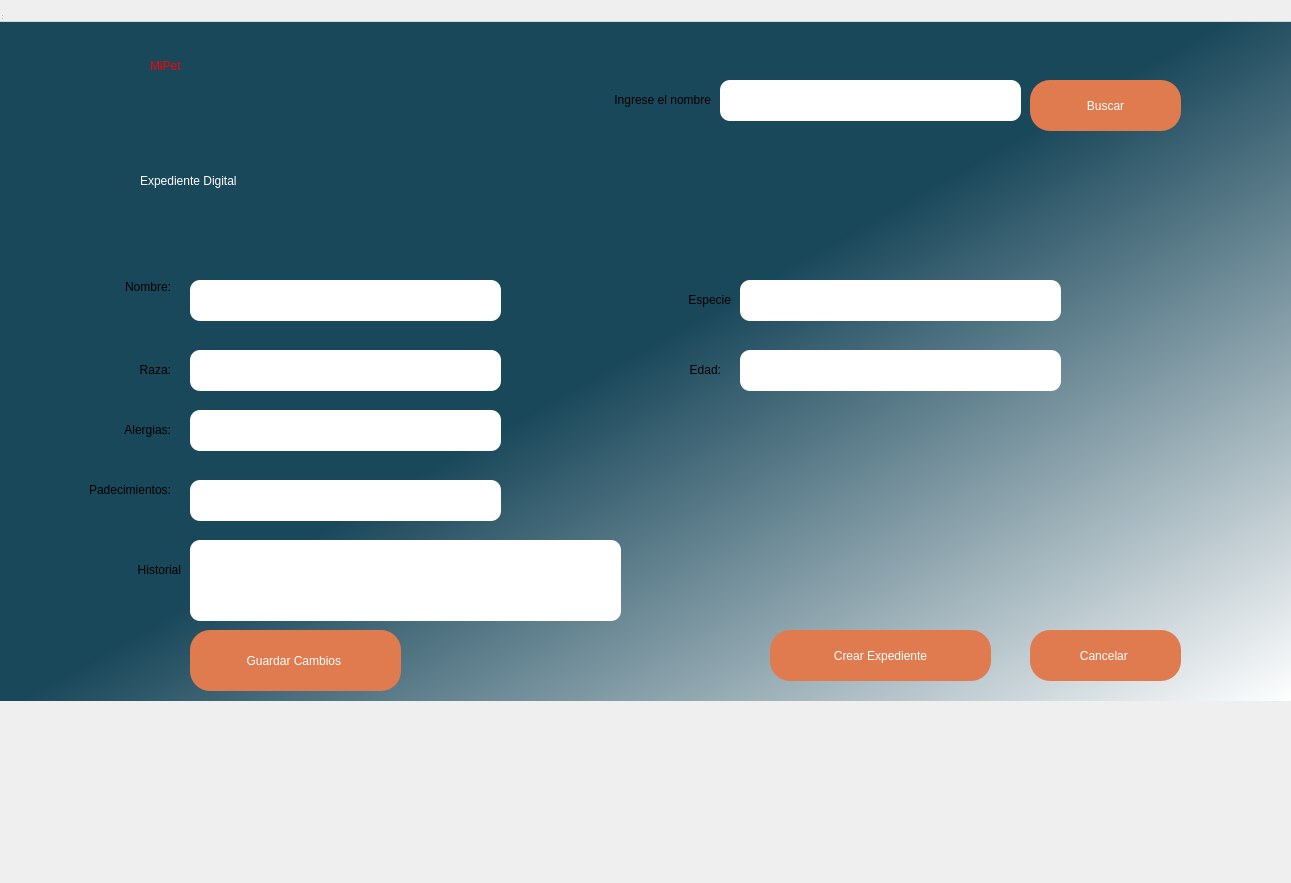
<?xml version="1.0" encoding="UTF-8"?>
<ui version="4.0">
 <class>ExpedienteDialog</class>
 <widget class="QDialog" name="ExpedienteDialog">
  <property name="geometry">
   <rect>
    <x>0</x>
    <y>0</y>
    <width>1291</width>
    <height>883</height>
   </rect>
  </property>
  <property name="windowTitle">
   <string>MainWindow</string>
  </property>
  <property name="styleSheet">
   <string notr="true">QWidget#centralwidget{
background-color: qlineargradient(spread:pad, x1:0.239, y1:0.295455, x2:1, y2:1, stop:0.308458 rgba(26, 72, 91, 255), stop:1 rgba(255, 255, 255, 255));
}</string>
  </property>
  <widget class="QWidget" name="centralwidget" native="true">
   <property name="geometry">
    <rect>
     <x>-10</x>
     <y>20</y>
     <width>1301</width>
     <height>681</height>
    </rect>
   </property>
   <widget class="QLabel" name="label">
    <property name="geometry">
     <rect>
      <x>160</x>
      <y>0</y>
      <width>281</width>
      <height>91</height>
     </rect>
    </property>
    <property name="styleSheet">
     <string notr="true">font: 36pt &quot;MS Shell Dlg 2&quot;;
color:red;</string>
    </property>
    <property name="text">
     <string>MiPet</string>
    </property>
   </widget>
   <widget class="QLabel" name="label_3">
    <property name="geometry">
     <rect>
      <x>-60</x>
      <y>260</y>
      <width>241</width>
      <height>41</height>
     </rect>
    </property>
    <property name="styleSheet">
     <string notr="true">font: 16pt &quot;MS Shell Dlg 2&quot;;</string>
    </property>
    <property name="text">
     <string>&lt;html&gt;&lt;head/&gt;&lt;body&gt;&lt;p align=&quot;right&quot;&gt;Nombre:&lt;/p&gt;&lt;p align=&quot;right&quot;&gt;&lt;br/&gt;&lt;/p&gt;&lt;/body&gt;&lt;/html&gt;</string>
    </property>
   </widget>
   <widget class="QLabel" name="label_4">
    <property name="geometry">
     <rect>
      <x>-150</x>
      <y>380</y>
      <width>331</width>
      <height>61</height>
     </rect>
    </property>
    <property name="styleSheet">
     <string notr="true">font: 16pt &quot;MS Shell Dlg 2&quot;;</string>
    </property>
    <property name="text">
     <string>&lt;html&gt;&lt;head/&gt;&lt;body&gt;&lt;p align=&quot;right&quot;&gt;Alergias:&lt;/p&gt;&lt;/body&gt;&lt;/html&gt;</string>
    </property>
   </widget>
   <widget class="QLineEdit" name="lineEdit">
    <property name="geometry">
     <rect>
      <x>200</x>
      <y>260</y>
      <width>311</width>
      <height>41</height>
     </rect>
    </property>
    <property name="styleSheet">
     <string notr="true">border-radius:10px;
font: 16pt &quot;MS Shell Dlg 2&quot;;</string>
    </property>
   </widget>
   <widget class="QLineEdit" name="lineEdit_2">
    <property name="geometry">
     <rect>
      <x>200</x>
      <y>390</y>
      <width>311</width>
      <height>41</height>
     </rect>
    </property>
    <property name="styleSheet">
     <string notr="true">border-radius:10px;
font: 16pt &quot;MS Shell Dlg 2&quot;;</string>
    </property>
    <property name="echoMode">
     <enum>QLineEdit::Normal</enum>
    </property>
   </widget>
   <widget class="QPushButton" name="pushButton">
    <property name="geometry">
     <rect>
      <x>780</x>
      <y>610</y>
      <width>221</width>
      <height>51</height>
     </rect>
    </property>
    <property name="styleSheet">
     <string notr="true">font: 16pt &quot;MS Shell Dlg 2&quot;;
background-color: rgb(224, 123, 79);
border-radius:20px;
color: white;</string>
    </property>
    <property name="text">
     <string>Crear Expediente</string>
    </property>
   </widget>
   <widget class="QPushButton" name="pushButton_2">
    <property name="geometry">
     <rect>
      <x>1040</x>
      <y>610</y>
      <width>151</width>
      <height>51</height>
     </rect>
    </property>
    <property name="styleSheet">
     <string notr="true">border-radius:20px;
background-color: rgb(224, 123, 79);
font: 16pt &quot;MS Shell Dlg 2&quot;;
color: white;</string>
    </property>
    <property name="text">
     <string>Cancelar </string>
    </property>
   </widget>
   <widget class="QLabel" name="label_6">
    <property name="geometry">
     <rect>
      <x>-70</x>
      <y>-10</y>
      <width>261</width>
      <height>131</height>
     </rect>
    </property>
    <property name="styleSheet">
     <string notr="true">image: url(:/login/Imagen2.jpg)</string>
    </property>
    <property name="text">
     <string/>
    </property>
   </widget>
   <widget class="QLabel" name="label_8">
    <property name="geometry">
     <rect>
      <x>410</x>
      <y>250</y>
      <width>331</width>
      <height>61</height>
     </rect>
    </property>
    <property name="styleSheet">
     <string notr="true">font: 16pt &quot;MS Shell Dlg 2&quot;;</string>
    </property>
    <property name="text">
     <string>&lt;html&gt;&lt;head/&gt;&lt;body&gt;&lt;p align=&quot;right&quot;&gt;Especie&lt;/p&gt;&lt;/body&gt;&lt;/html&gt;</string>
    </property>
   </widget>
   <widget class="QLabel" name="label_9">
    <property name="geometry">
     <rect>
      <x>400</x>
      <y>320</y>
      <width>331</width>
      <height>61</height>
     </rect>
    </property>
    <property name="styleSheet">
     <string notr="true">font: 16pt &quot;MS Shell Dlg 2&quot;;</string>
    </property>
    <property name="text">
     <string>&lt;html&gt;&lt;head/&gt;&lt;body&gt;&lt;p align=&quot;right&quot;&gt;Edad:&lt;/p&gt;&lt;/body&gt;&lt;/html&gt;</string>
    </property>
   </widget>
   <widget class="QLineEdit" name="lineEdit_3">
    <property name="geometry">
     <rect>
      <x>750</x>
      <y>260</y>
      <width>321</width>
      <height>41</height>
     </rect>
    </property>
    <property name="styleSheet">
     <string notr="true">border-radius:10px;
font: 16pt &quot;MS Shell Dlg 2&quot;;</string>
    </property>
    <property name="echoMode">
     <enum>QLineEdit::Normal</enum>
    </property>
   </widget>
   <widget class="QLineEdit" name="lineEdit_4">
    <property name="geometry">
     <rect>
      <x>750</x>
      <y>330</y>
      <width>321</width>
      <height>41</height>
     </rect>
    </property>
    <property name="styleSheet">
     <string notr="true">border-radius:10px;
font: 16pt &quot;MS Shell Dlg 2&quot;;</string>
    </property>
    <property name="echoMode">
     <enum>QLineEdit::Normal</enum>
    </property>
   </widget>
   <widget class="QLabel" name="label_11">
    <property name="geometry">
     <rect>
      <x>-150</x>
      <y>440</y>
      <width>331</width>
      <height>61</height>
     </rect>
    </property>
    <property name="styleSheet">
     <string notr="true">font: 16pt &quot;MS Shell Dlg 2&quot;;</string>
    </property>
    <property name="text">
     <string>&lt;html&gt;&lt;head/&gt;&lt;body&gt;&lt;p align=&quot;right&quot;&gt;Padecimientos:&lt;/p&gt;&lt;/body&gt;&lt;/html&gt;</string>
    </property>
   </widget>
   <widget class="QLineEdit" name="lineEdit_6">
    <property name="geometry">
     <rect>
      <x>200</x>
      <y>460</y>
      <width>311</width>
      <height>41</height>
     </rect>
    </property>
    <property name="styleSheet">
     <string notr="true">border-radius:10px;
font: 16pt &quot;MS Shell Dlg 2&quot;;</string>
    </property>
    <property name="echoMode">
     <enum>QLineEdit::Normal</enum>
    </property>
   </widget>
   <widget class="QLabel" name="label_12">
    <property name="geometry">
     <rect>
      <x>-140</x>
      <y>520</y>
      <width>331</width>
      <height>61</height>
     </rect>
    </property>
    <property name="styleSheet">
     <string notr="true">font: 16pt &quot;MS Shell Dlg 2&quot;;</string>
    </property>
    <property name="text">
     <string>&lt;html&gt;&lt;head/&gt;&lt;body&gt;&lt;p align=&quot;right&quot;&gt;Historial&lt;/p&gt;&lt;/body&gt;&lt;/html&gt;</string>
    </property>
   </widget>
   <widget class="QLabel" name="label_7">
    <property name="geometry">
     <rect>
      <x>150</x>
      <y>120</y>
      <width>851</width>
      <height>81</height>
     </rect>
    </property>
    <property name="styleSheet">
     <string notr="true">color:white;
font: 22pt &quot;MS Shell Dlg 2&quot;;

font: 22pt &quot;MS Shell Dlg 2&quot;;</string>
    </property>
    <property name="text">
     <string>Expediente Digital</string>
    </property>
   </widget>
   <widget class="QLabel" name="label_10">
    <property name="geometry">
     <rect>
      <x>-60</x>
      <y>330</y>
      <width>241</width>
      <height>41</height>
     </rect>
    </property>
    <property name="styleSheet">
     <string notr="true">font: 16pt &quot;MS Shell Dlg 2&quot;;</string>
    </property>
    <property name="text">
     <string>&lt;html&gt;&lt;head/&gt;&lt;body&gt;&lt;p align=&quot;right&quot;&gt;Raza:&lt;/p&gt;&lt;/body&gt;&lt;/html&gt;</string>
    </property>
   </widget>
   <widget class="QLineEdit" name="lineEdit_5">
    <property name="geometry">
     <rect>
      <x>200</x>
      <y>330</y>
      <width>311</width>
      <height>41</height>
     </rect>
    </property>
    <property name="styleSheet">
     <string notr="true">border-radius:10px;
font: 16pt &quot;MS Shell Dlg 2&quot;;</string>
    </property>
   </widget>
   <widget class="QPushButton" name="pushButtonMostrarDatos">
    <property name="geometry">
     <rect>
      <x>200</x>
      <y>610</y>
      <width>211</width>
      <height>61</height>
     </rect>
    </property>
    <property name="styleSheet">
     <string notr="true">font: 16pt &quot;MS Shell Dlg 2&quot;;
background-color: rgb(224, 123, 79);
border-radius:20px;
color: white;</string>
    </property>
    <property name="text">
     <string>Guardar Cambios </string>
    </property>
   </widget>
   <widget class="QLineEdit" name="lineEdit_7">
    <property name="geometry">
     <rect>
      <x>200</x>
      <y>520</y>
      <width>431</width>
      <height>81</height>
     </rect>
    </property>
    <property name="styleSheet">
     <string notr="true">border-radius:10px;
font: 16pt &quot;MS Shell Dlg 2&quot;;</string>
    </property>
    <property name="echoMode">
     <enum>QLineEdit::Normal</enum>
    </property>
   </widget>
   <widget class="QPushButton" name="pushButton_3">
    <property name="geometry">
     <rect>
      <x>1040</x>
      <y>60</y>
      <width>151</width>
      <height>51</height>
     </rect>
    </property>
    <property name="styleSheet">
     <string notr="true">border-radius:20px;
background-color: rgb(224, 123, 79);
font: 16pt &quot;MS Shell Dlg 2&quot;;
color: white;</string>
    </property>
    <property name="text">
     <string>Buscar</string>
    </property>
   </widget>
   <widget class="QLineEdit" name="lineEdit_8">
    <property name="geometry">
     <rect>
      <x>730</x>
      <y>60</y>
      <width>301</width>
      <height>41</height>
     </rect>
    </property>
    <property name="styleSheet">
     <string notr="true">border-radius:10px;
font: 16pt &quot;MS Shell Dlg 2&quot;;</string>
    </property>
    <property name="echoMode">
     <enum>QLineEdit::Normal</enum>
    </property>
   </widget>
   <widget class="QLabel" name="label_13">
    <property name="geometry">
     <rect>
      <x>390</x>
      <y>50</y>
      <width>331</width>
      <height>61</height>
     </rect>
    </property>
    <property name="styleSheet">
     <string notr="true">font: 16pt &quot;MS Shell Dlg 2&quot;;</string>
    </property>
    <property name="text">
     <string>&lt;html&gt;&lt;head/&gt;&lt;body&gt;&lt;p align=&quot;right&quot;&gt;Ingrese el nombre&lt;/p&gt;&lt;/body&gt;&lt;/html&gt;</string>
    </property>
   </widget>
  </widget>
  <widget class="QMenuBar" name="menubar">
   <property name="geometry">
    <rect>
     <x>0</x>
     <y>0</y>
     <width>1291</width>
     <height>22</height>
    </rect>
   </property>
  </widget>
  <widget class="QStatusBar" name="statusbar">
   <property name="geometry">
    <rect>
     <x>0</x>
     <y>0</y>
     <width>3</width>
     <height>21</height>
    </rect>
   </property>
  </widget>
 </widget>
 <resources/>
 <connections/>
</ui>
